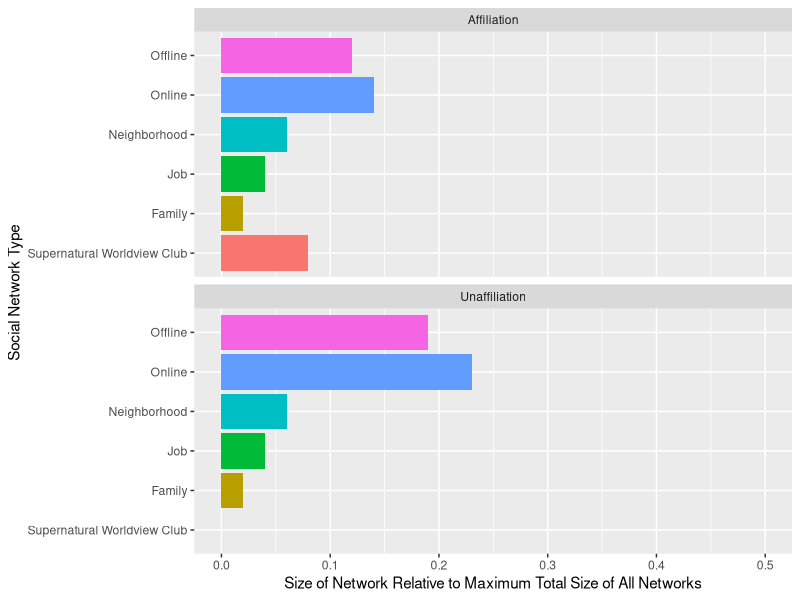

Here is the R script that generated this plot:
library(tidyverse)
library(gridExtra)
rq.1.sn.data = read.csv("figure-8-data.csv", header=T)
rq.1.sn.data$Social.Network.Type <- factor(rq.1.sn.data$Social.Network.Type, 
                                           levels = c("Supernatural Worldview Club", "Family", "Job", "Neighborhood", "Online", "Offline"))
rq.1.plot2 = ggplot(rq.1.sn.data, aes(x=Social.Network.Type, y=Size.Relative.To.Max.Total.Network.Size, fill=Social.Network.Type))+
  geom_bar(stat="identity")+facet_wrap(~ Affiliation.Status,ncol=1)+xlab("Social Network Type")+
  ylab("Size of Network Relative to Maximum Total Size of All Networks")+guides(fill=FALSE)+ylim(0,0.5)+
  coord_flip()